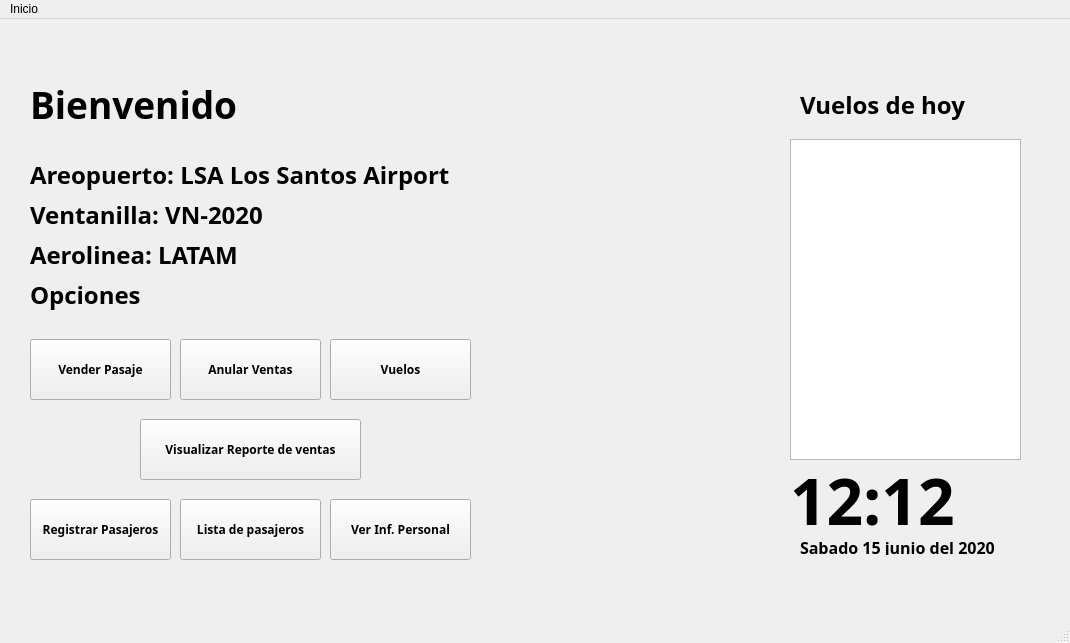
<?xml version="1.0" encoding="UTF-8"?>
<ui version="4.0">
 <class>MainWindow</class>
 <widget class="QMainWindow" name="MainWindow">
  <property name="geometry">
   <rect>
    <x>0</x>
    <y>0</y>
    <width>1070</width>
    <height>643</height>
   </rect>
  </property>
  <property name="windowTitle">
   <string>MainWindow</string>
  </property>
  <widget class="QWidget" name="centralwidget">
   <widget class="QLabel" name="label">
    <property name="geometry">
     <rect>
      <x>30</x>
      <y>40</y>
      <width>251</width>
      <height>91</height>
     </rect>
    </property>
    <property name="font">
     <font>
      <family>Source Sans Pro</family>
      <pointsize>28</pointsize>
      <weight>75</weight>
      <bold>true</bold>
     </font>
    </property>
    <property name="text">
     <string>Bienvenido</string>
    </property>
   </widget>
   <widget class="QLabel" name="VendedorN">
    <property name="geometry">
     <rect>
      <x>270</x>
      <y>60</y>
      <width>441</width>
      <height>61</height>
     </rect>
    </property>
    <property name="font">
     <font>
      <family>Source Sans Pro</family>
      <pointsize>24</pointsize>
      <weight>75</weight>
      <bold>true</bold>
     </font>
    </property>
    <property name="text">
     <string>&lt;Vendedor Nombre&gt;</string>
    </property>
   </widget>
   <widget class="QLabel" name="label_2">
    <property name="geometry">
     <rect>
      <x>800</x>
      <y>70</y>
      <width>251</width>
      <height>31</height>
     </rect>
    </property>
    <property name="font">
     <font>
      <family>Source Sans Pro</family>
      <pointsize>18</pointsize>
      <weight>75</weight>
      <bold>true</bold>
     </font>
    </property>
    <property name="text">
     <string>Vuelos de hoy</string>
    </property>
   </widget>
   <widget class="QListView" name="listView">
    <property name="geometry">
     <rect>
      <x>790</x>
      <y>120</y>
      <width>231</width>
      <height>321</height>
     </rect>
    </property>
    <property name="font">
     <font>
      <family>Source Sans Pro</family>
      <pointsize>18</pointsize>
      <weight>75</weight>
      <bold>true</bold>
     </font>
    </property>
   </widget>
   <widget class="QLabel" name="label_3">
    <property name="geometry">
     <rect>
      <x>790</x>
      <y>440</y>
      <width>231</width>
      <height>81</height>
     </rect>
    </property>
    <property name="font">
     <font>
      <family>Source Sans Pro</family>
      <pointsize>48</pointsize>
      <weight>75</weight>
      <bold>true</bold>
     </font>
    </property>
    <property name="text">
     <string>12:12</string>
    </property>
   </widget>
   <widget class="QLabel" name="label_4">
    <property name="geometry">
     <rect>
      <x>800</x>
      <y>520</y>
      <width>221</width>
      <height>16</height>
     </rect>
    </property>
    <property name="font">
     <font>
      <family>Source Sans Pro</family>
      <pointsize>12</pointsize>
      <weight>75</weight>
      <bold>true</bold>
     </font>
    </property>
    <property name="text">
     <string>Sabado 15 junio del 2020</string>
    </property>
   </widget>
   <widget class="QLabel" name="label_5">
    <property name="geometry">
     <rect>
      <x>30</x>
      <y>140</y>
      <width>601</width>
      <height>31</height>
     </rect>
    </property>
    <property name="font">
     <font>
      <family>Source Sans Pro</family>
      <pointsize>18</pointsize>
      <weight>75</weight>
      <bold>true</bold>
     </font>
    </property>
    <property name="text">
     <string>Areopuerto: LSA Los Santos Airport</string>
    </property>
   </widget>
   <widget class="QLabel" name="label_6">
    <property name="geometry">
     <rect>
      <x>30</x>
      <y>180</y>
      <width>581</width>
      <height>31</height>
     </rect>
    </property>
    <property name="font">
     <font>
      <family>Source Sans Pro</family>
      <pointsize>18</pointsize>
      <weight>75</weight>
      <bold>true</bold>
     </font>
    </property>
    <property name="text">
     <string>Ventanilla: VN-2020</string>
    </property>
   </widget>
   <widget class="QLabel" name="label_7">
    <property name="geometry">
     <rect>
      <x>30</x>
      <y>220</y>
      <width>551</width>
      <height>31</height>
     </rect>
    </property>
    <property name="font">
     <font>
      <family>Source Sans Pro</family>
      <pointsize>18</pointsize>
      <weight>75</weight>
      <bold>true</bold>
     </font>
    </property>
    <property name="text">
     <string>Aerolinea: LATAM</string>
    </property>
   </widget>
   <widget class="QLabel" name="label_8">
    <property name="geometry">
     <rect>
      <x>30</x>
      <y>260</y>
      <width>551</width>
      <height>31</height>
     </rect>
    </property>
    <property name="font">
     <font>
      <family>Source Sans Pro Black</family>
      <pointsize>18</pointsize>
      <weight>75</weight>
      <bold>true</bold>
     </font>
    </property>
    <property name="text">
     <string>Opciones</string>
    </property>
   </widget>
   <widget class="QPushButton" name="pushButton">
    <property name="geometry">
     <rect>
      <x>30</x>
      <y>320</y>
      <width>141</width>
      <height>61</height>
     </rect>
    </property>
    <property name="font">
     <font>
      <family>Source Sans Pro</family>
      <weight>75</weight>
      <bold>true</bold>
     </font>
    </property>
    <property name="text">
     <string>Vender Pasaje</string>
    </property>
   </widget>
   <widget class="QPushButton" name="pushButton_2">
    <property name="geometry">
     <rect>
      <x>180</x>
      <y>320</y>
      <width>141</width>
      <height>61</height>
     </rect>
    </property>
    <property name="font">
     <font>
      <family>Source Sans Pro</family>
      <weight>75</weight>
      <bold>true</bold>
     </font>
    </property>
    <property name="text">
     <string>Anular Ventas</string>
    </property>
   </widget>
   <widget class="QPushButton" name="pushButton_3">
    <property name="geometry">
     <rect>
      <x>330</x>
      <y>320</y>
      <width>141</width>
      <height>61</height>
     </rect>
    </property>
    <property name="font">
     <font>
      <family>Source Sans Pro</family>
      <weight>75</weight>
      <bold>true</bold>
     </font>
    </property>
    <property name="text">
     <string>Vuelos</string>
    </property>
   </widget>
   <widget class="QPushButton" name="pushButton_4">
    <property name="geometry">
     <rect>
      <x>140</x>
      <y>400</y>
      <width>221</width>
      <height>61</height>
     </rect>
    </property>
    <property name="font">
     <font>
      <family>Source Sans Pro</family>
      <weight>75</weight>
      <bold>true</bold>
     </font>
    </property>
    <property name="text">
     <string>Visualizar Reporte de ventas</string>
    </property>
   </widget>
   <widget class="QPushButton" name="pushButton_5">
    <property name="geometry">
     <rect>
      <x>30</x>
      <y>480</y>
      <width>141</width>
      <height>61</height>
     </rect>
    </property>
    <property name="font">
     <font>
      <family>Source Sans Pro</family>
      <weight>75</weight>
      <bold>true</bold>
     </font>
    </property>
    <property name="text">
     <string>Registrar Pasajeros</string>
    </property>
   </widget>
   <widget class="QPushButton" name="pushButton_6">
    <property name="geometry">
     <rect>
      <x>180</x>
      <y>480</y>
      <width>141</width>
      <height>61</height>
     </rect>
    </property>
    <property name="font">
     <font>
      <family>Source Sans Pro</family>
      <weight>75</weight>
      <bold>true</bold>
     </font>
    </property>
    <property name="text">
     <string>Lista de pasajeros</string>
    </property>
   </widget>
   <widget class="QPushButton" name="pushButton_7">
    <property name="geometry">
     <rect>
      <x>330</x>
      <y>480</y>
      <width>141</width>
      <height>61</height>
     </rect>
    </property>
    <property name="font">
     <font>
      <family>Source Sans Pro</family>
      <weight>75</weight>
      <bold>true</bold>
     </font>
    </property>
    <property name="text">
     <string>Ver Inf. Personal</string>
    </property>
   </widget>
  </widget>
  <widget class="QMenuBar" name="menubar">
   <property name="geometry">
    <rect>
     <x>0</x>
     <y>0</y>
     <width>1070</width>
     <height>26</height>
    </rect>
   </property>
   <widget class="QMenu" name="menuInicio">
    <property name="title">
     <string>Inicio</string>
    </property>
   </widget>
   <addaction name="menuInicio"/>
  </widget>
  <widget class="QStatusBar" name="statusbar"/>
 </widget>
 <resources/>
 <connections/>
</ui>
